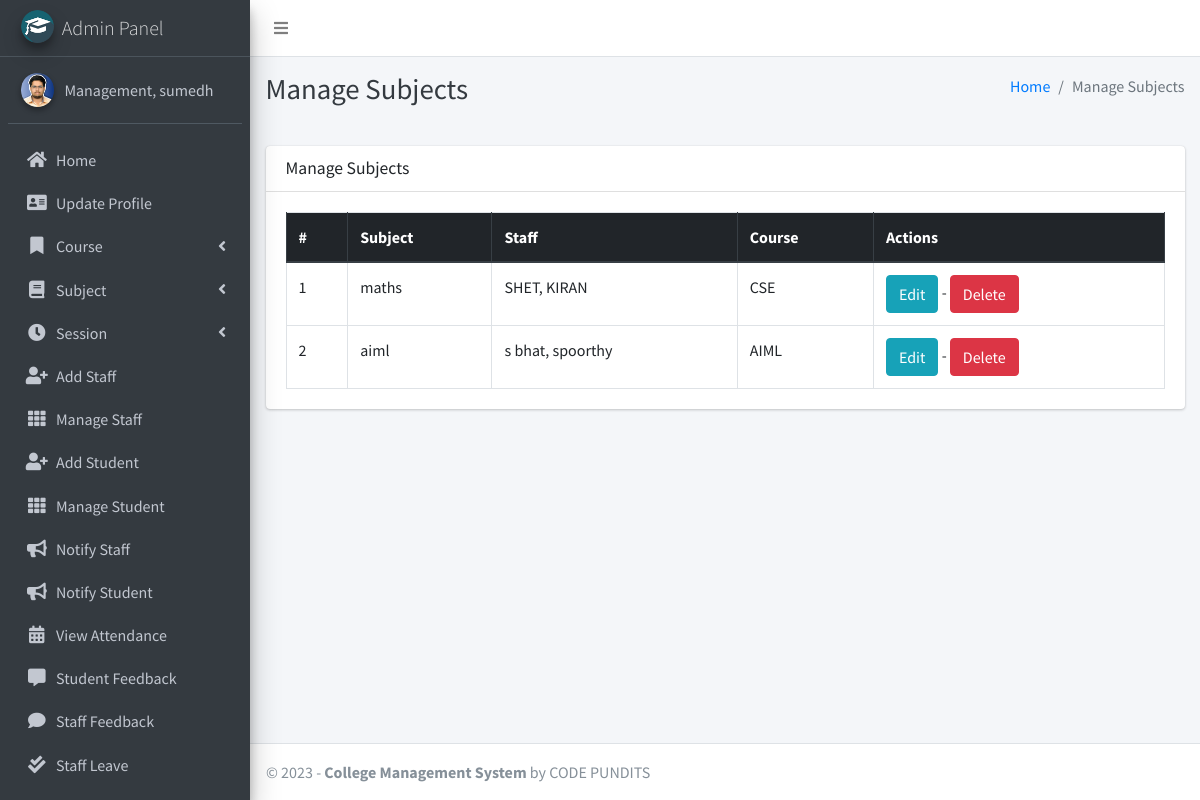
The app's page /subject/manage/ (signed in) with its own data.
### main_app/models.py (models this page shows, shortened)
class CustomUser(AbstractUser):
    USER_TYPE = ((1, "HOD"), (2, "Staff"), (3, "Student"))
    GENDER = [("M", "Male"), ("F", "Female")]
    username = None  # Removed username, using email instead
    email = models.EmailField(unique=True)
    user_type = models.CharField(default=1, choices=USER_TYPE, max_length=1)
    gender = models.CharField(max_length=1, choices=GENDER)
    profile_pic = models.ImageField()
    address = models.TextField()
    fcm_token = models.TextField(default="")  # For firebase notifications
    created_at = models.DateTimeField(auto_now_add=True)
    updated_at = models.DateTimeField(auto_now=True)
    USERNAME_FIELD = "email"
    REQUIRED_FIELDS = []
    objects = CustomUserManager()
    def __str__(self):
        return self.last_name + ", " + self.first_name

class Subject(models.Model):
    name = models.CharField(max_length=120)
    staff = models.ForeignKey(Staff,on_delete=models.CASCADE,)
    course = models.ForeignKey(Course, on_delete=models.CASCADE)
    updated_at = models.DateTimeField(auto_now=True)
    created_at = models.DateTimeField(auto_now_add=True)

class Staff(models.Model):
    course = models.ForeignKey(Course, on_delete=models.DO_NOTHING, null=True, blank=False)
    admin = models.OneToOneField(CustomUser, on_delete=models.CASCADE)

class Course(models.Model):
    name = models.CharField(max_length=120)
    created_at = models.DateTimeField(auto_now_add=True)
    updated_at = models.DateTimeField(auto_now=True)

### main_app/hod_views.py (the view)
# urls.py: path("subject/manage/", hod_views.manage_subject, name='manage_subject'),
def manage_subject(request):
    subjects = Subject.objects.all()
    context = {
        'subjects': subjects,
        'page_title': 'Manage Subjects'
    }
    return render(request, "hod_template/manage_subject.html", context)

### main_app/templates/hod_template/manage_subject.html
{% extends 'main_app/base.html' %}
{% load static %}
{% block page_title %}{{page_title}}{% endblock page_title %}
{% block content %}
<section class="content">
    <div class="container-fluid">
        <div class="row">
            <div class="col-md-12">
                <div class="card">
                    <div class="card-header">
                        <h3 class="card-title">{{page_title}}</h3>
                    </div>
                    <div class="card-body">
                        <table id="example2" class="table table-bordered table-hover">
                            <thead class="thead-dark">
                                <tr>
                                    <th>#</th>
                                    <th>Subject</th>
                                    <th>Staff</th>
                                    <th>Course</th>
                                    <th>Actions</th>
                                </tr>
                            </thead>
                            <tbody>
                                {% for subject in subjects %}
                                <tr>
                                    <td>{{ forloop.counter }}</td>
                                    <td>{{subject.name}}</td>
                                    <td>{{subject.staff.admin}}</td>
                                    <td>{{subject.course.name}}</td>
                                    <td>
                                        <a href="{% url 'edit_subject' subject.id %}" class="btn btn-info">Edit</a> -
                                        <a href="{% url 'delete_subject' subject.id %}" onclick="return confirm('Are you sure you want to delete this ?')" class="btn btn-danger">Delete</a>
                                    </td>
                                </tr>
                                {% endfor %}
                            </tbody>
                        </table>
                    </div>
                </div>
            </div>
        </div>
    </div>
</section>
{% endblock content %}

### main_app/templates/main_app/sidebar_template.html (shortened to what this page needs)
{% load static %}
<aside class="main-sidebar sidebar-dark-info elevation-4">
    {% if request.user.user_type == '1' %}
    <a href="{% url 'admin_home' %}" class="brand-link">
        <img src="{% static 'dist/img/cmsl.png' %} " alt="AdminLTE Logo"
            class="brand-image img-circle elevation-3" >
        <span class="brand-text font-weight-light">Admin Panel</span>
    </a>
    <div class="sidebar">
        <div class="user-panel mt-3 pb-3 mb-3 d-flex">
            <div class="image">
                <img src="{{ request.user.profile_pic}}" class="img-circle elevation-2" alt="User Image">
            </div>
            <div class="info">
                <a href="#" class="d-block">{{user}}</a>
            </div>
        </div>
        <nav class="mt-2">
            <ul class="nav nav-pills nav-sidebar flex-column" data-widget="treeview" role="menu" data-accordion="false">
                <li class="nav-item">
                    {% url 'admin_home' as admin_home %}
                    <a href="{{admin_home}}" class="nav-link {% if admin_home == request.path %} active {% endif %}">
                        <i class="nav-icon fas fa-home"></i>
                        <p>
                            Home
                        </p>
                    </a>
                </li>
                <li class="nav-item">
                    {% url 'admin_view_profile' as admin_view_profile %}
                    <a href="{{admin_view_profile}}"
                        class="nav-link {% if admin_view_profile == request.path %} active {% endif %}">
                        <i class="nav-icon fas fa-address-card"></i>
                        <p>
                            Update Profile
                        </p>
                    </a>
                </li>
                <li class="nav-item has-treeview">
                    <a href="#" class="nav-link">
                        <i class="nav-icon fas fa-bookmark"></i>
                        <p>
                            Course
                            <i class="fas fa-angle-left right"></i>
                        </p>
                    </a>
                </li>
                <li class="nav-item has-treeview">
                    <a href="#" class="nav-link">
                        <i class="nav-icon fas fa-book"></i>
                        <p>
                            Subject
                            <i class="fas fa-angle-left right"></i>
                        </p>
                    </a>
                </li>
                <li class="nav-item has-treeview">
                    <a href="#" class="nav-link">
                        <i class="nav-icon fas fa-clock"></i>
                        <p>
                            Session
                            <i class="fas fa-angle-left right"></i>
                        </p>
                    </a>
                </li>
                <li class="nav-item">
                    {% url 'add_staff' as add_staff %}
                    <a href="{{add_staff}}" class="nav-link {% if add_staff == request.path %} active {% endif %}">
                        <i class="nav-icon fas fa-user-plus"></i>
                        <p>
                            Add Staff
                        </p>
                    </a>
                </li>
                <li class="nav-item">
                    {% url 'manage_staff' as manage_staff %}
                    {% url 'edit_staff' staff_id as edit_staff %}
                    <a href="{{manage_staff}}"
                        class="nav-link {% if manage_staff == request.path or request.path == edit_staff %} active {% endif %}">
                        <i class="nav-icon fas fa-th"></i>
                        <p>
                            Manage Staff
                        </p>
                    </a>
                </li>
                <li class="nav-item">
                    {% url 'add_student' as add_student%}
                    <a href="{{add_student}}" class="nav-link  {% if add_student == request.path %} active {% endif %}">
                        <i class="nav-icon fas fa-user-plus"></i>
                        <p>
                            Add Student
                        </p>
                    </a>
                </li>
                <li class="nav-item">
                    {% url 'manage_student' as manage_student %}
                    {% url 'edit_student' student_id as edit_student %}
                    <a href="{{manage_student}}"
                        class="nav-link  {% if edit_student == request.path or manage_student == request.path %} active {% endif %}">
                        <i class="nav-icon fas fa-th"></i>
                        <p>
                            Manage Student
                        </p>
                    </a>
                </li>
                <li class="nav-item">
                    {% url 'admin_notify_staff' as admin_notify_staff %}
                    <a href="{{admin_notify_staff}}"
                        class="nav-link {% if admin_notify_staff == request.path %} active {% endif %}">
                        <i class="nav-icon fas fa-bullhorn"></i>
                        <p>
                            Notify Staff
                        </p>
                    </a>
                </li>
                <li class="nav-item">
                    {% url 'admin_notify_student' as admin_notify_student %}
                    <a href="{{admin_notify_student}}"
                        class="nav-link {% if admin_notify_student == request.path %} active {% endif %}">
                        <i class="nav-icon fas fa-bullhorn"></i>
                        <p>
                            Notify Student
                        </p>
                    </a>
                </li>
                <li class="nav-item">
                    {% url 'admin_view_attendance' as admin_view_attendance %}
                <li class="nav-item">
                    <a href="{{admin_view_attendance}}"
                        class="nav-link  {% if admin_view_attendance == request.path %} active {% endif %}">
                        <i class="nav-icon fas fa-calendar-alt"></i>
                        <p>
                            View Attendance
                        </p>
                    </a>
                </li>
                <li class="nav-item">
                    {% url 'student_feedback_message' as student_feedback_message %}
                    <a href="{{ student_feedback_message }}"
                        class="nav-link  {% if student_feedback_message == request.path %} active {% endif %}">
                        <i class="nav-icon fas fa-comment-alt"></i>
                        <p>
                            Student Feedback
                        </p>
                    </a>
                </li>
                <li class="nav-item">
                    {% url 'staff_feedback_message' as staff_feedback_message %}
                    <a href="{{staff_feedback_message}}"
                        class="nav-link   {% if staff_feedback_message == request.path %} active {% endif %}">
                        <i class="nav-icon fas fa-comment"></i>
                        <p>
                            Staff Feedback
                        </p>
                    </a>
                </li>
                <li class="nav-item">
                    {% url 'view_staff_leave' as view_staff_leave %}
                    <a href="{{view_staff_leave}}"
                        class="nav-link  {% if view_staff_leave == request.path %} active {% endif %}">
                        <i class="nav-icon fas fa-check-double"></i>
                        <p>
                            Staff Leave
                        </p>
                    </a>
                </li>
                <li class="nav-item">
                    {% url 'view_student_leave' as view_student_leave %}
                    <a href="{% url 'view_student_leave' %}"
                        class="nav-link  {% if view_student_leave == request.path %} active {% endif %}">
                    </a>
                </li>
                                        {% endif %}
                                    </ul>
                                </nav>
                            </div>
</aside>

### records on screen
CustomUser: last_name+first_name "Management, sumedh"
Subject: name "maths", staff.admin "SHET, KIRAN", course.name "CSE"
Subject: name "aiml", staff.admin "s bhat, spoorthy", course.name "AIML"

### other values on screen
{{ page_title }} "Manage Subjects"
